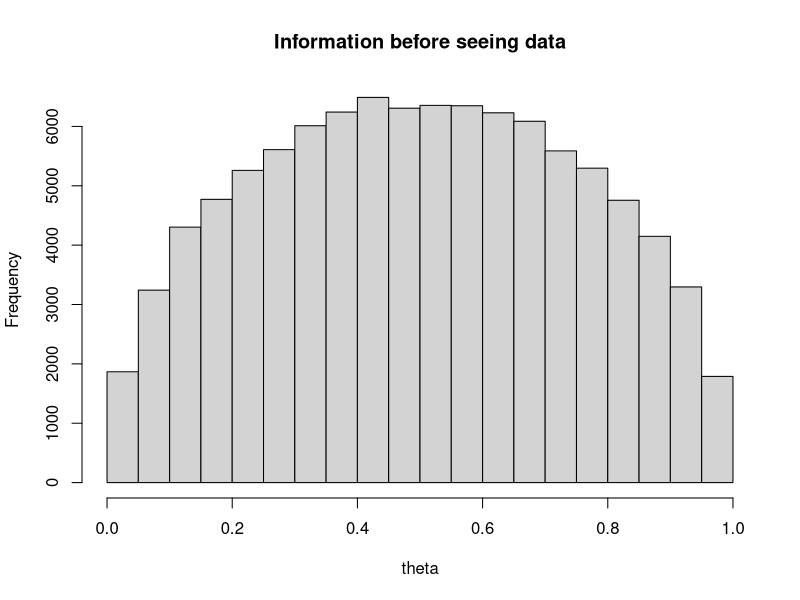
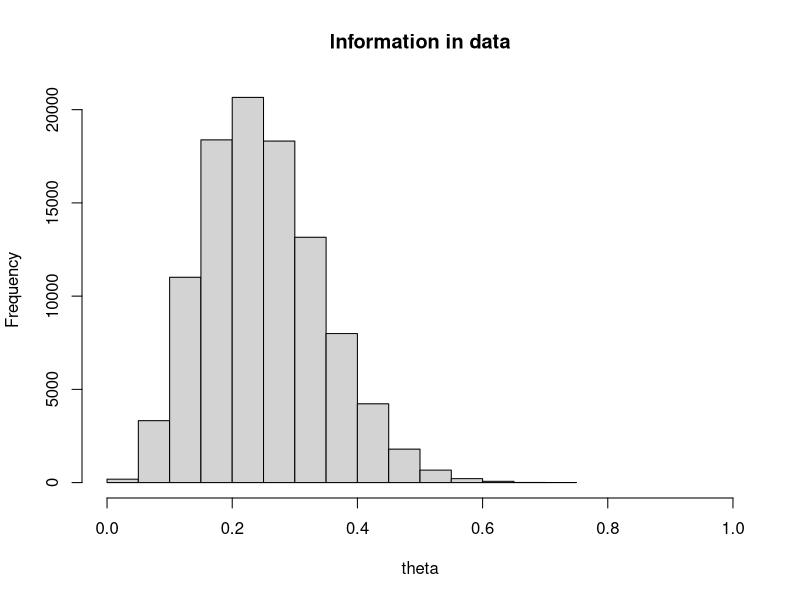
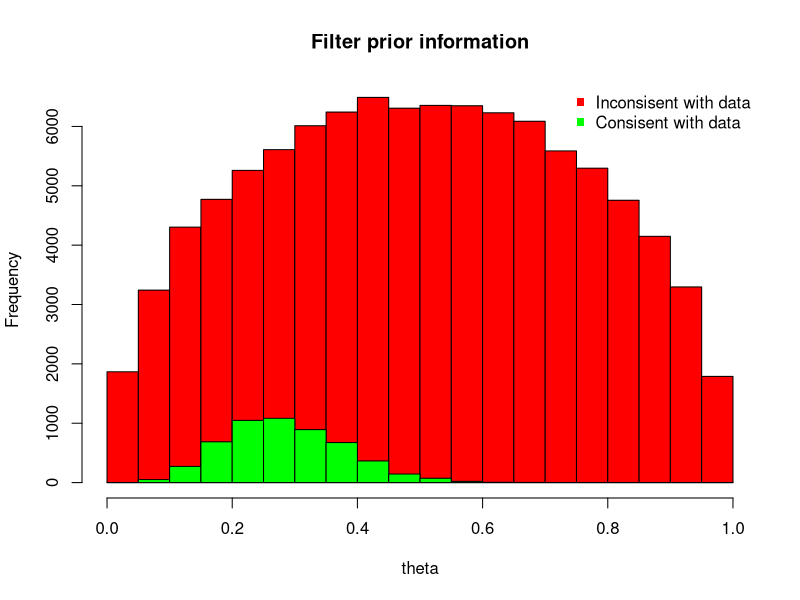
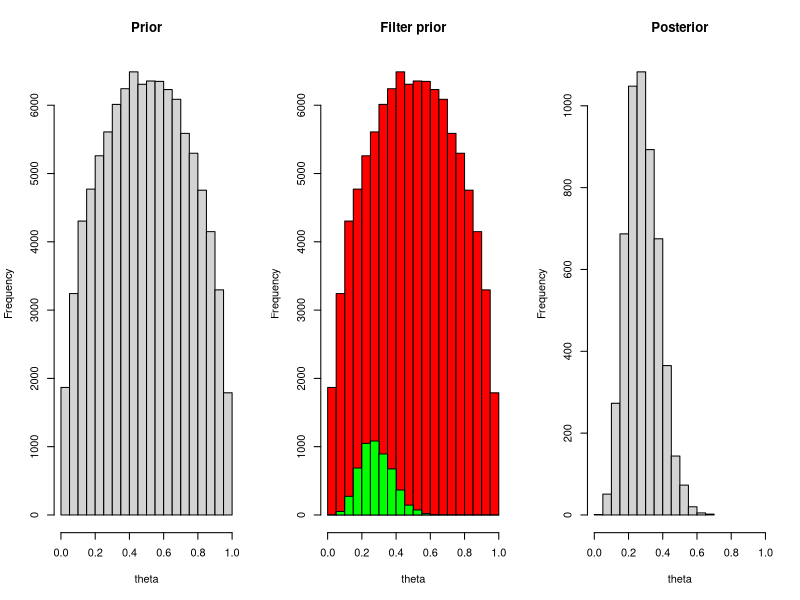

The R source for these figures, in order:
## ---- chunk 1
knitr::opts_chunk$set(echo = TRUE)
library(magrittr)
library(dplyr)
library(plotrix)
## ---- chunk 2
guess = .5
num_obs = 3

a_prior = guess*num_obs
b_prior = (1-guess)*num_obs
## ---- chunk 3
N.sim = 1e5
info_prior = rbeta(N.sim, a_prior, b_prior)
hist(info_prior,
     main = "Information before seeing data",
     xlab = "theta")
## ---- chunk 4
size = 20 # number of responses
successes = 5 # number of participants with a perfect score
prob.succ = successes / size 
## ---- chunk 5
a_data = prob.succ * size
b_data = (1-prob.succ) * size

a_data = successes
b_data = size-successes

info_data = rbeta(N.sim, a_data, b_data)
hist(info_data,
     main = "Information in data",
     xlab = "theta",
     xlim = c(0,1))
## ---- chunk 6
matrix(info_prior[1:49], ncol = 7)
## ---- chunk 7
simulated.successes = 
        rbinom(1, size, info_prior[1])
simulated.successes
## ---- chunk 8
simulated.successes = 
        rbinom(75,size,info_prior[1:75])
good.thetas = 
        info_prior[which(simulated.successes == successes)] %>% 
        round(digits = 2)
## ---- chunk 9
keep.data = 
        data.frame(prior.value = info_prior) %>% 
        rowwise() %>% 
        mutate(simulated.successes = rbinom(1,size,prior.value),
               keep = factor(simulated.successes == successes))

keep.data %>% 
        histStack(prior.value~keep,.,
                  col = c("red","green"),
                  xlab = "theta",
                  main = "Filter prior information")
legend("topright",
       col = c("red","green"),
       pch = c(15,15),
       legend = c("Inconsisent with data","Consisent with data"),
       bty = "n")
## ---- chunk 10
par(mfrow = c(1,3))
hist(info_prior,
     main = "Prior",
     xlab = "theta")
keep.data %>% 
        histStack(prior.value~keep,.,
                  col = c("red","green"),
                  xlab = "theta",
                  main = "Filter prior")
posterior_info = 
        keep.data %>% 
        filter(keep == T) %>% 
        pull(prior.value)

hist(posterior_info,
     main =  "Posterior",
     xlab = "theta",
     xlim = c(0,1))
